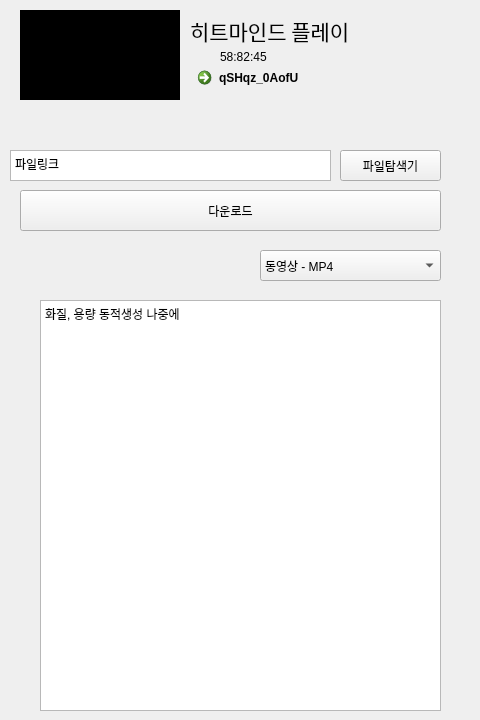
    <widget class="QWidget" name="page_link">
     <widget class="QLabel" name="lbl_link_image">
      <property name="geometry">
       <rect>
        <x>20</x>
        <y>10</y>
        <width>160</width>
        <height>90</height>
       </rect>
      </property>
      <property name="styleSheet">
       <string notr="true">background-color : black ;</string>
      </property>
      <property name="text">
       <string>썸네일ㄴㅇㄹㄴㅇㄹㄴㅇㄹ</string>
      </property>
     </widget>
     <widget class="QLabel" name="lbl_link_title">
      <property name="geometry">
       <rect>
        <x>190</x>
        <y>10</y>
        <width>281</width>
        <height>41</height>
       </rect>
      </property>
      <property name="font">
       <font>
        <family>서울남산체 EB</family>
        <pointsize>16</pointsize>
       </font>
      </property>
      <property name="text">
       <string>히트마인드 플레이</string>
      </property>
     </widget>
     <widget class="QLabel" name="lbl_link_len">
      <property name="geometry">
       <rect>
        <x>220</x>
        <y>47</y>
        <width>191</width>
        <height>20</height>
       </rect>
      </property>
      <property name="text">
       <string>58:82:45</string>
      </property>
     </widget>
     <widget class="QCommandLinkButton" name="btn_link_url">
      <property name="geometry">
       <rect>
        <x>190</x>
        <y>60</y>
        <width>281</width>
        <height>31</height>
       </rect>
      </property>
      <property name="text">
       <string>qSHqz_0AofU</string>
      </property>
      <property name="checkable">
       <bool>false</bool>
      </property>
      <property name="description">
       <string/>
      </property>
     </widget>
     <widget class="QPushButton" name="btn_link_download">
      <property name="geometry">
       <rect>
        <x>20</x>
        <y>190</y>
        <width>421</width>
        <height>41</height>
       </rect>
      </property>
      <property name="text">
       <string>다운로드</string>
      </property>
     </widget>
     <widget class="QComboBox" name="combo_link_format">
      <property name="geometry">
       <rect>
        <x>260</x>
        <y>250</y>
        <width>181</width>
        <height>31</height>
       </rect>
      </property>
      <item>
       <property name="text">
        <string>동영상 - MP4</string>
       </property>
      </item>
      <item>
       <property name="text">
        <string>음악 - MP3</string>
       </property>
      </item>
      <item>
       <property name="text">
        <string>음악 - OGG</string>
       </property>
      </item>
      <item>
       <property name="text">
        <string>장민석 - 신상호</string>
       </property>
      </item>
     </widget>
     <widget class="QTextEdit" name="text_link_filelink">
      <property name="geometry">
       <rect>
        <x>10</x>
        <y>150</y>
        <width>321</width>
        <height>31</height>
       </rect>
      </property>
      <property name="html">
       <string>&lt;!DOCTYPE HTML PUBLIC &quot;-//W3C//DTD HTML 4.0//EN&quot; &quot;http://www.w3.org/TR/REC-html40/strict.dtd&quot;&gt;
&lt;html&gt;&lt;head&gt;&lt;meta name=&quot;qrichtext&quot; content=&quot;1&quot; /&gt;&lt;style type=&quot;text/css&quot;&gt;
p, li { white-space: pre-wrap; }
&lt;/style&gt;&lt;/head&gt;&lt;body style=&quot; font-family:'Gulim'; font-size:9pt; font-weight:400; font-style:normal;&quot;&gt;
&lt;p style=&quot; margin-top:0px; margin-bottom:0px; margin-left:0px; margin-right:0px; -qt-block-indent:0; text-indent:0px;&quot;&gt;파일링크&lt;/p&gt;&lt;/body&gt;&lt;/html&gt;</string>
      </property>
     </widget>
     <widget class="QPushButton" name="btn_link_file">
      <property name="geometry">
       <rect>
        <x>340</x>
        <y>150</y>
        <width>101</width>
        <height>31</height>
       </rect>
      </property>
      <property name="text">
       <string>파일탐색기</string>
      </property>
     </widget>
     <widget class="QTextEdit" name="textEdit_2">
      <property name="geometry">
       <rect>
        <x>40</x>
        <y>300</y>
        <width>401</width>
        <height>411</height>
       </rect>
      </property>
      <property name="html">
       <string>&lt;!DOCTYPE HTML PUBLIC &quot;-//W3C//DTD HTML 4.0//EN&quot; &quot;http://www.w3.org/TR/REC-html40/strict.dtd&quot;&gt;
&lt;html&gt;&lt;head&gt;&lt;meta name=&quot;qrichtext&quot; content=&quot;1&quot; /&gt;&lt;style type=&quot;text/css&quot;&gt;
p, li { white-space: pre-wrap; }
&lt;/style&gt;&lt;/head&gt;&lt;body style=&quot; font-family:'Gulim'; font-size:9pt; font-weight:400; font-style:normal;&quot;&gt;
&lt;p style=&quot; margin-top:0px; margin-bottom:0px; margin-left:0px; margin-right:0px; -qt-block-indent:0; text-indent:0px;&quot;&gt;화질, 용량 동적생성 나중에&lt;/p&gt;
&lt;p style=&quot;-qt-paragraph-type:empty; margin-top:0px; margin-bottom:0px; margin-left:0px; margin-right:0px; -qt-block-indent:0; text-indent:0px;&quot;&gt;&lt;br /&gt;&lt;/p&gt;&lt;/body&gt;&lt;/html&gt;</string>
      </property>
     </widget>
     <widget class="QLabel" name="label">
      <property name="geometry">
       <rect>
        <x>190</x>
        <y>45</y>
        <width>21</width>
        <height>21</height>
       </rect>
      </property>
      <property name="styleSheet">
       <string notr="true">image:url(./image/time.png);</string>
      </property>
      <property name="text">
       <string/>
      </property>
     </widget>
     <zorder>lbl_link_image</zorder>
     <zorder>lbl_link_title</zorder>
     <zorder>lbl_link_len</zorder>
     <zorder>btn_link_url</zorder>
     <zorder>btn_link_download</zorder>
     <zorder>combo_link_format</zorder>
     <zorder>text_link_filelink</zorder>
     <zorder>btn_link_file</zorder>
     <zorder>textEdit_2</zorder>
     <zorder>btn_link</zorder>
     <zorder>label</zorder>
    </widget>
